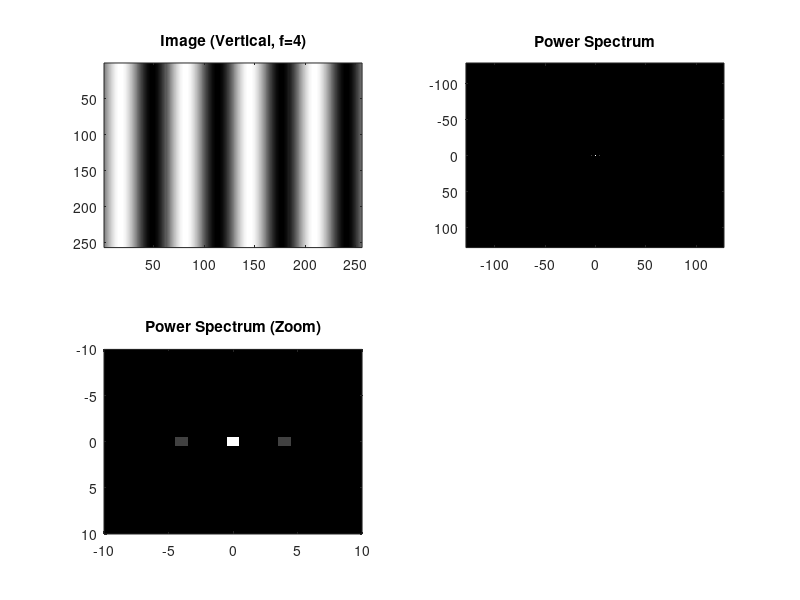
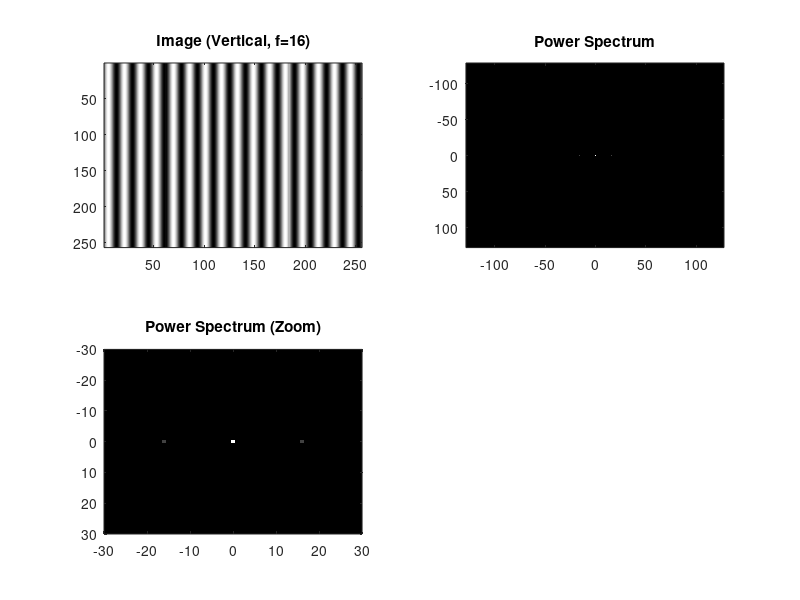
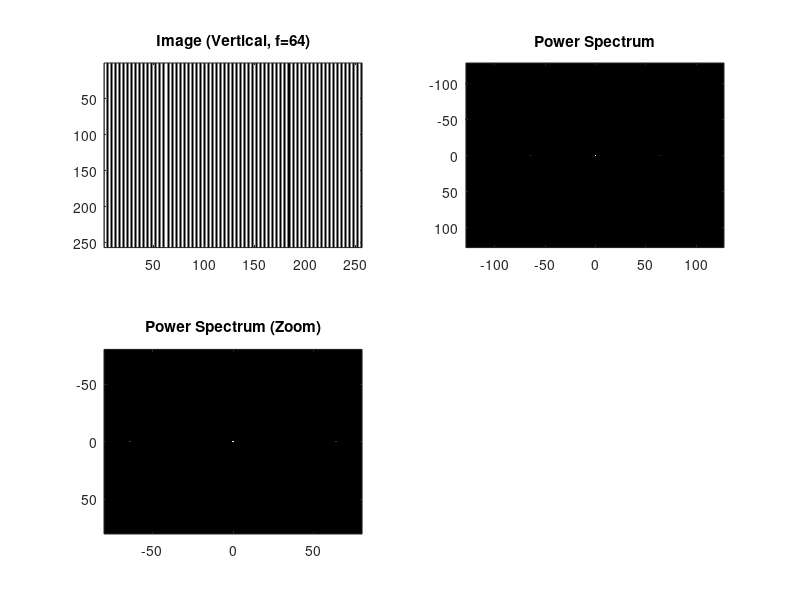
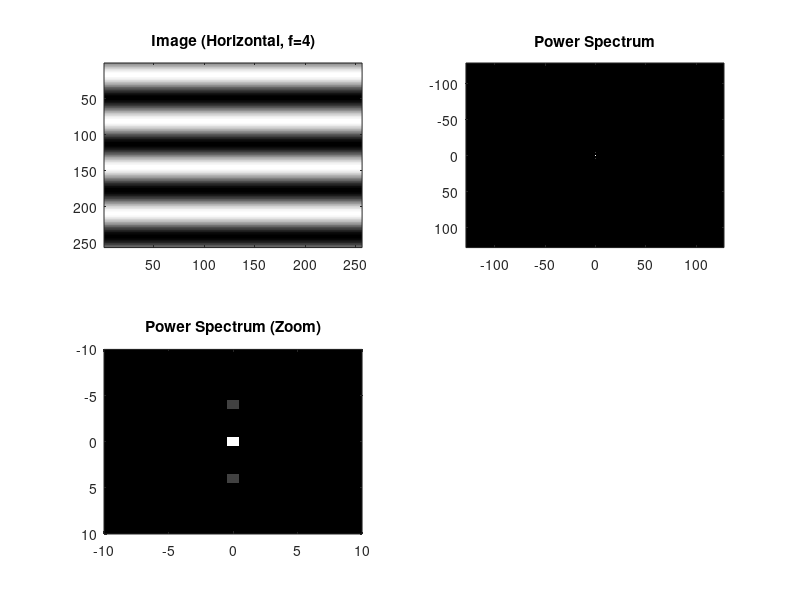

The MATLAB source for these figures, in order: (Note: this script raises an error after producing the figures.)
clear;
h = 256;
w = 256;

%% 課題1 %%
f = [4, 16, 64];
lim_vals = [10, 30, 80];
for f_len = 1:length(f)
    n = 1;
    
    for l = 1:h
        for k = 1:w
            img(l, k) = 1 + sin(2 * pi * f(f_len) * (k-1) / w);
        end
    end
    
    fft_image = fft2(double(img));
    fft_shift_image = fftshift(fft_image);
    fft_shift_abs = abs(fft_shift_image);
    ps = power(fft_shift_abs, 2);
    
    figure(f_len);
    subplot(2,2,1);
    colormap('gray');
    imagesc(img);
    title(['Image (Vertical, f=', num2str(f(f_len)), ')']);
 
    subplot(2,2,2);
    x = [-128:127];
    y = [-128:127];
    colormap('gray');
    imagesc(x, y, ps);
    title('Power Spectrum');
    
    subplot(2,2,3);
    x_low = [-128:127];
    y_low = [-128:127];
    colormap('gray');
    imagesc(x_low, y_low, ps);
    xlim([-lim_vals(f_len),lim_vals(f_len)]);
    ylim([-lim_vals(f_len),lim_vals(f_len)]);
    title('Power Spectrum (Zoom)');
end

%% 課題2 %%
f = [4, 16, 64];
lim_vals = [10, 30, 80];
for f_len = 1:length(f)
    n = 1;
    for l = 1:h
        for k = 1:w
            img(l, k) = 1 + sin(2 * pi * f(f_len) * (l-1) / h);
        end
    end
    fft_image = fft2(double(img));
    fft_shift_image = fftshift(fft_image);
    fft_shift_abs = abs(fft_shift_image);
    ps = power(fft_shift_abs, 2);
    
    figure(f_len + 3);
    subplot(2,2,1);
    colormap('gray');
    imagesc(img);
    title(['Image (Horizontal, f=', num2str(f(f_len)), ')']);
    
    subplot(2,2,2);
    x = [-128:127];
    y = [-128:127];
    colormap('gray');
    imagesc(x, y, ps);
    title('Power Spectrum');
    
    subplot(2,2,3);
    x_low = [-128:127];
    y_low = [-128:127];
    colormap('gray');
    imagesc(x_low, y_low, ps);
    xlim([-lim_vals(f_len),lim_vals(f_len)]);
    ylim([-lim_vals(f_len),lim_vals(f_len)]);
    title('Power Spectrum (Zoom)');
end

%% 課題3 %%
H = 256;
W = 256;
set_num = [0, 60];
for g = 1:length(set_num)
    img = zeros(H, W);
    X = set_num(g);
    Y = set_num(g);
    img(H/2+Y -30/2:H/2+Y+30/2, W/2+X -60/2:W/2+X+60/2) = 255;
    
    fft_img = fft2(img);
    fft_shift_image = fftshift(fft_img);
    fft_shift_abs = abs(fft_shift_image);
    ps = power(fft_shift_abs, 2);
    
    figure(g + 6);
    subplot(1,2,1);
    imagesc(img);
    colormap('gray');
    title(['Rectangle (Shift=', num2str(set_num(g)), ')']);
    
    subplot(1,2,2);
    imagesc(H, W, ps);
    title('Power Spectrum');
end

%% 課題4 %%
img = imread('lena_gray.bmp');
[height, width] = size(img);
fft_img = fft2(img);
fft_shift_img = fftshift(fft_img);

radii = [inf, 10, 50]; 
filter_names = {'No Filter', 'R=10', 'R=50'};

for i = 1:length(radii)
    R = radii(i);
    fil = zeros(height, width);
    x_center = (height / 2) + 1;
    y_center = (width / 2) + 1;
    
    for k = 1:height
        for l = 1:width
            D = sqrt(power(x_center - k, 2) + power(y_center - l, 2));
            if D <= R
                fil(k,l) = 1;
            end
        end
    end
    
    fil_img = fft_shift_img .* fil;
    ifftshift_image = ifftshift(fil_img);
    ifft_image = ifft2(ifftshift_image);
    filter_image = uint8(abs(ifft_image));
    
    figure(8 + i);
    
    subplot(2,3,1);
    imshow(img);
    title(['Original Image (', filter_names{i}, ')']);
    
    subplot(2,3,2);
    x_ax = 1:width;
    y_ax = 1:height;
    imagesc(x_ax, y_ax, log(1 + power(abs(fft_shift_img),2)));
    colormap("gray");
    title('2D Original Spectrum');
    
    subplot(2,3,3);
    imagesc(x_ax, y_ax, fil);
    colormap("gray");
    title(['Low-pass Filter (', filter_names{i}, ')']);
    
    subplot(2,3,4);
    imagesc(x_ax, y_ax, log(1 + power(abs(fil_img), 2)));
    colormap("gray");
    title('2D Filtered Spectrum');
    
    subplot(2,3,5);
    imshow(filter_image);
    title(['Filtered Image (', filter_names{i}, ')']);
end
